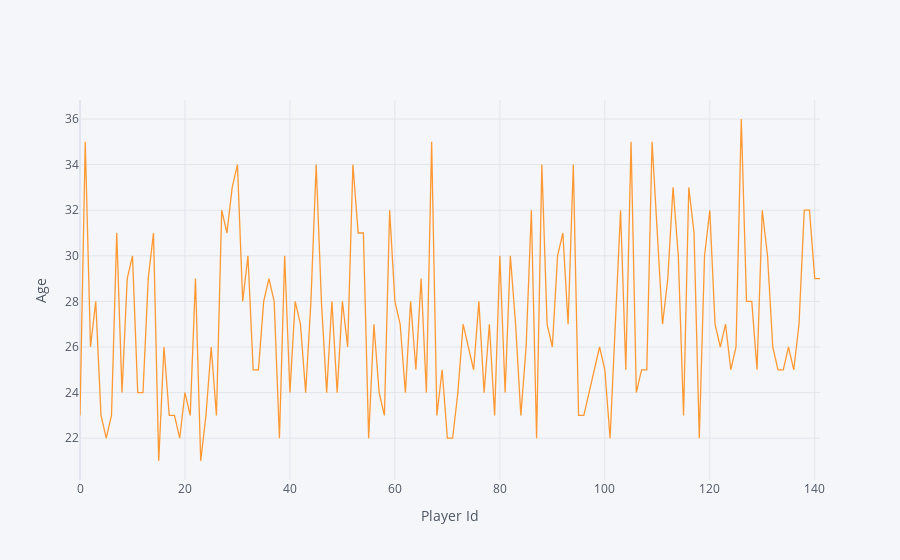

Notebook cell for this chart:
### Code cell
# Age
wnba['Age'].iplot(xTitle='Player Id', yTitle='Age')

### Figure 1 — Plotly figure (JSON) as saved in the notebook; plotly's stock layout.template omitted (floating-point values rounded to 4 significant figures; data arrays with more than 128 entries replaced by an {"elided": "..."} marker saying what was removed)
{"data": [{"line": {"color": "rgba(255, 153, 51, 1.0)", "dash": "solid", "shape": "linear", "width": 1.3}, "mode": "lines", "name": "Age", "text": "", "type": "scatter", "x": {"elided": "142 int values"}, "y": {"elided": "142 int values"}}], "layout": {"legend": {"bgcolor": "#F5F6F9", "font": {"color": "#4D5663"}}, "paper_bgcolor": "#F5F6F9", "plot_bgcolor": "#F5F6F9", "title": {"font": {"color": "#4D5663"}}, "xaxis": {"gridcolor": "#E1E5ED", "showgrid": true, "tickfont": {"color": "#4D5663"}, "title": {"font": {"color": "#4D5663"}, "text": "Player Id"}, "zerolinecolor": "#E1E5ED"}, "yaxis": {"gridcolor": "#E1E5ED", "showgrid": true, "tickfont": {"color": "#4D5663"}, "title": {"font": {"color": "#4D5663"}, "text": "Age"}, "zerolinecolor": "#E1E5ED"}}}
